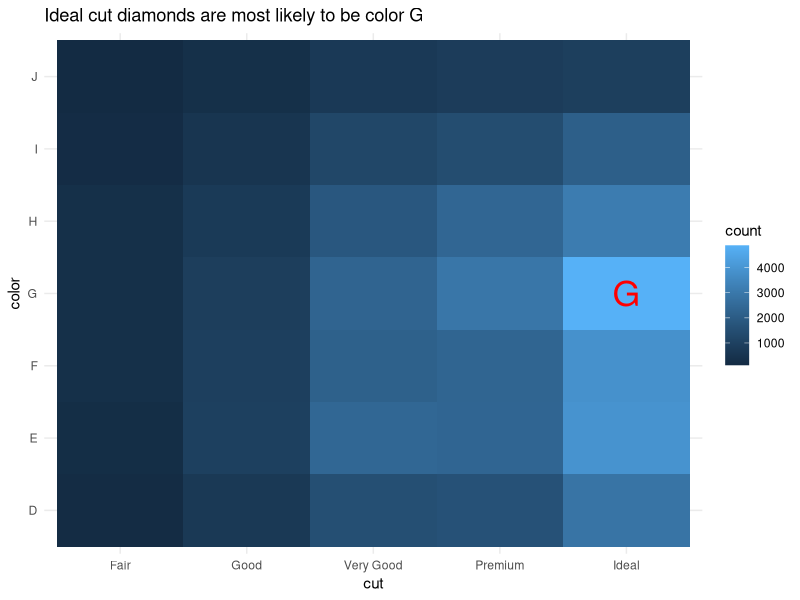

This chart was generated by the following R code:
## ---- chunk 1
library(tidyverse)
## ---- chunk 2
ggplot(diamonds,aes(x=cut, y=color)) +
  geom_bin2d() +
  theme_minimal() +
  labs(title = 'Ideal cut diamonds are most likely to be color G') +
  xlab('cut') +
  ylab('color') +
    annotate('text', x = 5, y = 4, label = 'G', size=9, color = 'red')
